Frame 1 (no input): blank canvas, image omitted
Frame 60 (no input): blank canvas, image omitted
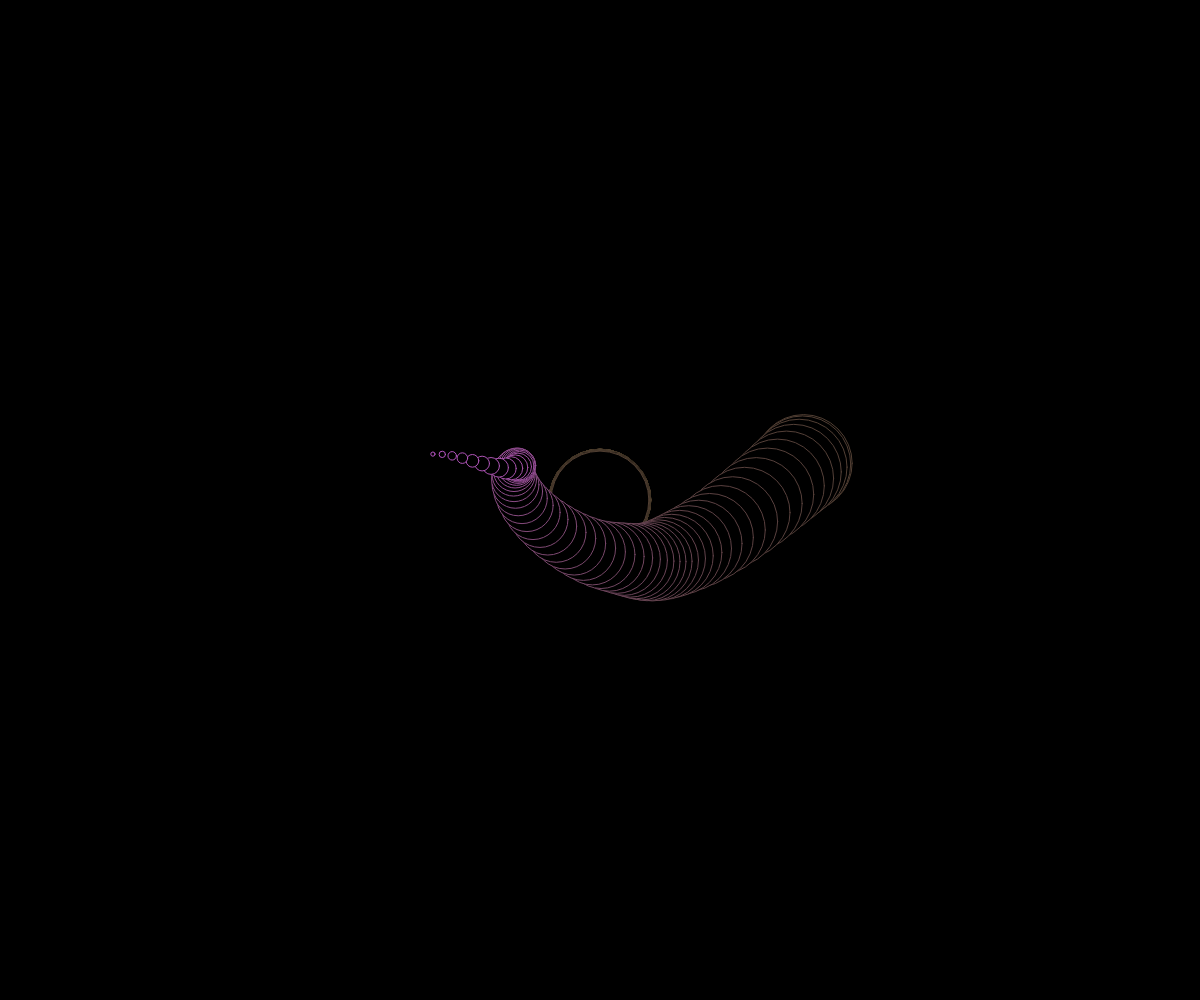
Frame 120 (the mouse pressed at the canvas centre since frame 60)

The p5.js sketch whose frames 1 and 60 were blank and that drew this single picture after the mouse press (run headless with seeded random() and noise() and a simulated clock; from frame 60 on, the mouse is pressed at the canvas centre):

// p5.js sketch
// ── sketch.js

class Worm {
 constructor(){
  this.xLoc = [];
  this.yLoc = [];
  this.numSegments = floor(random(30,200));
  this.wormGirth = random(50,300)
  this.col1 = color(random(255),random(255),random(255))
  this.col2 = color(random(255),random(255),random(255))
  this.xV = random(-5,5)
  this.yV = random(-5,5)

  this.count = 0; 

  for(let i = 0 ; i<this.numSegments; i++){
    this.xLoc[i] = width/2
    this.yLoc[i] = height/2
  }
 }

 displayWorm(){
  this.xLoc[this.numSegments-1] =  map(noise(this.count), 0,1,0,width)
  this.yLoc[this.numSegments-1] =  map(noise(this.count +10), 0,1,0,height)



    for(let i = 0 ; i<this.numSegments; i++){
      
      this.xLoc[i] = this.xLoc[i+1]
      this.yLoc[i] = this.yLoc[i+1]


      let diameter = this.wormGirth*sin(map(i, 0,this.numSegments, 0,PI))

      let col = lerpColor(this.col1, this.col2, sin(map(i, 0,this.numSegments, 0,PI)))

      stroke(col);


      ellipse(this.xLoc[i], this.yLoc[i],diameter)
    }

  this.count += 0.01
 }

}

 

function setup(){
  createCanvas(windowWidth, windowHeight)


}

let count = 0

function draw(){
background(0)
fill(0)
 
for(let i = 0; i<worms.length; i++){
  worms[i].displayWorm();
}
//  xLoc[numSegments-1] = mouseX
//  yLoc[numSegments-1] = mouseY

// xLoc[numSegments-1] = random(width)
// yLoc[numSegments-1] = random(height)

 // console.log(xLoc)
}

let worms = [];

function mousePressed(){

  worms.push(new Worm());

}
